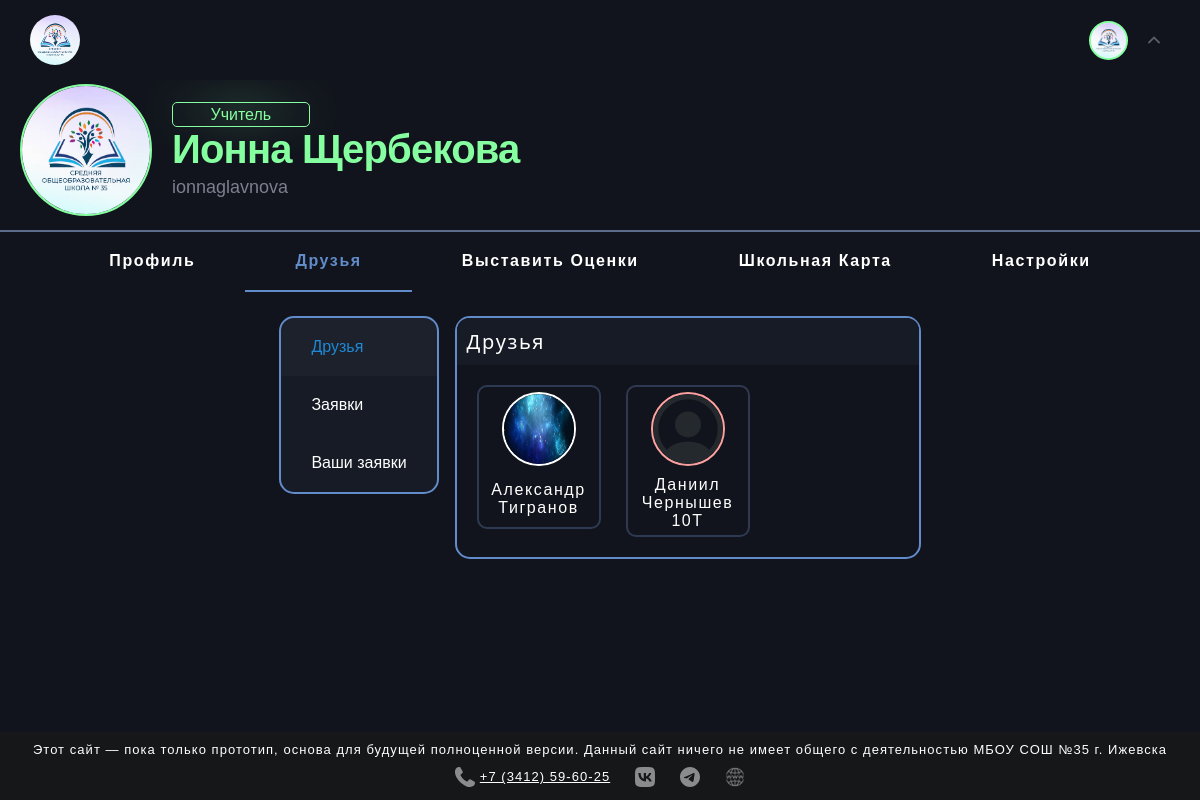
The page /profile/ionnaglavnova/friends/list (signed in) on the database its author committed.
### accounts/models.py (models this page shows, shortened)
class User(AbstractUser):
    ROLES = (
        ('student', 'Ученик'),
        ('teacher', 'Учитель'),
    )
    role = models.CharField(max_length=10, choices=ROLES, default='student')
    classroom = models.CharField(max_length=10, blank=True, null=True, verbose_name="Класс")
    username = models.CharField(max_length=20, unique=True, blank=False)
    email = models.EmailField(max_length=20, unique=True, blank=False)
    birth_date = models.DateField(null=True, blank=True)
    phone = models.CharField(max_length=15, blank=True)
    cover = models.ImageField(upload_to=rename_file, default="profile_image/default.png", blank=True)
    is_teacher = models.BooleanField(default=False)
    lesson_name = models.CharField(max_length=20, blank=True, null=True, default=None)

### accounts/views.py (the view)
# urls.py: path('<str:username>/friends/', RedirectView.as_view(pattern_name='friends', permanent=False)),
def friends(request, username):
    user = get_object_or_404(User, username=username)
    if request.user.is_authenticated:
        sent_requests = Friendship.objects.filter(user=request.user, status="pending").values_list("friend_id", flat=True)
        friends_list = Friendship.objects.filter(user=user, status="accepted").values_list("friend_id", flat=True)
        pending_requests = Friendship.objects.filter(friend=request.user, status="pending").values_list("user_id",
                                                                                                        flat=True)
    else:
        sent_requests = None
        pending_requests = None
        friends_list = Friendship.objects.filter(user=user, status="accepted").values_list("friend_id", flat=True)
    privacy = PrivacySettings.objects.filter(user=user).first()
    return render(request, 'friends/friends.html', {
        'user': user,
        'cover': user.cover,
        "sent_requests": sent_requests,
        'pending_requests': pending_requests,
        "friends": friends_list,
        "privacy": privacy
    })

### accounts/templatetags/custom_filters.py (called while the page is built)
@register.filter
def get_user_by_id(user_id):
    return User.objects.filter(id=user_id).first()  # Получаем пользователя или None

### accounts/templates/friends/friends.html (shortened to what this page needs)
{% load static %}
{% load custom_filters %}
<!DOCTYPE html>
<html>
<head>
    <link rel="stylesheet" href="{% static 'css/style2.css' %}">
    <link rel="stylesheet" href="{% static 'css/profile.css' %}">
    <link rel="stylesheet" href="{% static 'css/friends.css' %}">
    <link rel="stylesheet" href="{% static 'css/footer.css'%}">
</head>
<body>
    <header>
        <div class="logo">
            <a href="{% url 'blog_news' %}"><img src="{% static 'media/logo.png' %}" class="logo-image"></a>
        </div>
        {% if request.user.is_authenticated %}
        <div class="account">
            <nav id="profile">
                    <div class="header__block_profile">
                        {% if request.user.is_authenticated %}
                        <div class="header__profile">
                            <div class="header__sphere">
                                <img src="{{ request.user.cover.url }}" loading="lazy" id="{% if request.user.is_superuser %}header__superuser_user{% elif user.is_teacher %}header__teacher_user{% endif %}">
                            </div>
                                <img src="{% static 'media/arrow.svg' %}" loading="lazy" class="header__arrow">
                        </div>
                        {% else %}
                        <a href="{% url 'login' %}">Войти</a>
                        {% endif %}
                    </div>
            </nav>
        </div>
        {% endif %}
    </header>
    <main>
        <div class="user_profile">
            <img src="{{ cover.url }}" loading="lazy" class="avatar {% if user.is_superuser %}superuser_user_border{% elif user.is_teacher %} teacher_user_border{% endif %}">
            <div class="names">
                {% if user.is_superuser %}
                <div class="profile_badge">
                    <span style>STAFF</span>
                </div>
                {% elif user.is_teacher %}
                <div class="profile_badge teacher">
                    <span style>Учитель</span>
                </div>
                {% endif %}
                <span style="font-size: 40px; letter-spacing: -0.02em; font-weight:bold; margin-bottom: 5px;" class="{% if user.is_superuser %}superuser_user {% elif user.is_teacher %} teacher_user {% endif %}">{{ user.first_name }} {{ user.last_name }}</span>
                <span style="font-size: 18px; color: #c9cadd96;">{{ user.username }} {% if not user.is_teacher %} {{ user.classroom }} {% endif %}</span>
            </div>
        </div>
        <div class="razdel">
            <nav class="profile_info">
                <div class="profile route"><a href="{% url 'profile' user.username %}">Профиль</a></div>
                <div class="friends active route"><a href="{% url 'friends' user.username %}"><span class="active2">Друзья</span></a></div>
                {% if not user.is_teacher %}<div class="grades route"><a href="{% url 'grades' user.username %}">Оценки</a></div>
                {% else %} {% if request.user == user %}<div class="grades route"><a href="{% url 'add_grades' user.username %}">Выставить Оценки</a></div>  {% endif %}{% endif %}
                {% if user == request.user %}
                <div class="settings route"><a href="{% url 'school_card' user.username %}">Школьная Карта</a></div>
                {% endif %}
                {% if user == request.user %}
                <div class="settings route"><a href="{% url 'settings' user.username %}">Настройки</a></div>
                {% endif %}
            </nav>
        </div>
        {% if privacy.show_friends == 2 or user == request.user %}
        <div class="friends-class">
            <div class ="friends-choice">
                {% if user == request.user %}
                <div class="active_setting tab-link"><a href="{% url 'friends' user.username %}" style="color: #1f89d6;">Друзья</a></div>
                <div class="tab-link"><a href="{% url 'friend_request' user.username %}" >Заявки</a></div>
                <div class="tab-link"><a href="{% url 'sended' user.username %}">Ваши заявки</a></div>
                {% else %}
                <div class="active_setting tab-link"><a href="{% url 'friends' user.username %}">Друзья</a></div>
                {% endif %}
            </div>
            <div class="friends-block">
                    <div class="title">
                        Друзья
                    </div>
                <div class="friends-real">
                {% for friend in friends %}
                    {% with friend|get_user_by_id as user %}
                    <a href="{% url 'profile' username=user.username %}">
                        <div class="friends-real-item">
                            <div><img src="{{ user.cover.url }}" loading="lazy" class="user-real-cover {% if user.is_superuser %}user-real-cover-superuser-user{% endif %}"></div>
                            <div class="friends-real-username">{{ user.first_name }} {{ user.last_name }} {% if not user.is_teacher %}{{ user.classroom }}{% endif %}</div>
                        </div>
                    </a>
                    {% endwith %}
                {% endfor %}
                </div>
            {% else %}
            <div style="display: flex; justify-content: center;">
                <div class="friends-hidden">Пользователь скрыл список своих друзей</div>
            </div>
            {% endif %}
    </main>
    <div class="wrapper">
        <footer>
            <div class="footer-elements">
                <div class="footer-info-text">Этот сайт — пока только прототип, основа для будущей полноценной версии. Данный сайт ничего не имеет общего с деятельностью МБОУ СОШ №35 г. Ижевска</div>
                <div class="footer-logos">
                    <div class="footer-logo-phone"><a href="tel:73412596025"><img src="{% static 'media/phone.svg' %}">+7 (3412) 59-60-25</a></div>
                    <div class="footer-logo-vk"><a href="https://vk.com/izhevskschool35"><img src="{% static 'media/vk.svg' %}"></a></div>
                    <div class="footer-logo-telegram"><a href="https://t.me/izhevskschool35"><img src="{% static 'media/telegram.svg' %}"></a></div>
                    <div class="footer-logo-web"><a href="shkola35izhevsk-r18.gosweb.gosuslugi.ru"><img src="{% static 'media/web.png' %}"></a></div>
                </div>
            </div>
        </footer>
    </div>
</body>
</html>

### accounts/static/css/style2.css (style rules this page uses)
body { background-color: #11141c; color: white; font-family: Arial, Helvetica, sans-serif; transition: all .3s ease; }
header { background: #11141c; position: fixed; display: flex; justify-content: space-between; top: 0; right: 0; left: 0; height: 50px; padding: 15px 30px; transition: all 0.2s ease; z-index: 10; }
main { display: block; height: 100%; overflow-x: hidden; overflow-y: auto; padding-top: 70px; transition: all 0.2s ease; }
a { color: #FFF; text-decoration: none; z-index: 1000; }
.logo { border-radius: 50%; display: flex; overflow: hidden; }
.logo-image { width: 50px; height: 50px; }
.avatar { width: 128px; height: 128px; border-radius: 50%; margin: 14px 20px; }
.razdel { border-top: 2px #5b6d8a solid; }
.user_profile { display: flex; position: relative; align-items: center; }
.names { display: flex; flex-direction: column; }
.profile_badge { display: flex; position: relative; align-items: center; height: 23px; width: 35%; padding: 0 7px; border: 1px #fda0a0 solid; color: #fda0a0; border-radius: 5px; justify-content: center; filter: drop-shadow(0 -5px 20px rgba(253, 160, 160, 1)); }
.teacher_user { color: #85ff9f; }
.teacher_user_border { border: 2px #85ff9f solid; }
.teacher { color: #85ff9f; border: 1px rgb(133, 255, 159) solid; filter: drop-shadow(0 -5px 20px rgba(133, 255, 159)); }
.profile_info { display: flex; justify-content: center; font-weight: 700; text-decoration: none; letter-spacing: 0.1em; }
.profile { width: auto; padding: 20px 50px; }
.grades { width: auto; padding: 20px 50px; }
.friends { width: auto; padding: 20px 50px; }
.settings { width: auto; padding: 20px 50px; }
.active { animation: 1s show ease; animation-fill-mode: forwards; }
.active2 { animation: 1s show2 ease; animation-fill-mode: forwards; color: rgba(97, 139, 201, 1) }

### static/css/profile.css (style rules this page uses)
#header__teacher_user { border: 2px #85ff9f solid; }
.header__profile { display: flex; align-items: center; cursor: pointer; }
.header__sphere img { align-items: center; background: #fff; border-radius: 50%; display: flex; justify-content: center; height: 35px; width: 35px; overflow: hidden; border: 1px #fff solid; margin: 10px; }
.header__arrow { color: white; padding: 10px; cursor: pointer; font-size: 16px; text-align: center; transition: transform 0.3s ease; transform: rotate(0deg); }
#profile { display: flex; align-items: center; }
.account { display: flex; position: relative; margin: 0; gap: 10px; }

### accounts/static/css/friends.css (style rules this page uses)
.active_setting { background-color: #d3dcff08; }
.friends-block { display: flex; position: relative; margin-left: 1em; font-weight: 500; letter-spacing: 0.1em; flex-direction: column; min-width: 25vw; border: 2.5px solid rgba(97, 139, 201, 1); border-radius: 15px; z-index: 1; animation: .6s show-settings ease; }
.friends-block>div { padding: 10px 10px; }
.friends-class { display: flex; justify-content: center; align-items: stretch; margin-top: 1.5em; }
.friends-choice { display: flex; flex-direction: column; background-color: #161b25; border-radius: 15px; border: 2.5px solid rgba(97, 139, 201, 1); align-items: baseline; height: 100%; animation: 1.3s show-settings ease; }
.friends-choice>div { width: 62%; font-weight: 500; padding-top: 20px; padding-bottom: 20px; padding-left: 30px; padding-right: 30px; }
.friends-choice>div:last-child { border-bottom-left-radius: 15px; border-bottom-right-radius: 15px; }
.friends-choice>div:first-child { border-top-left-radius: 15px; border-top-right-radius: 15px; }
.friends-real { display: grid; grid-template-columns: repeat(3, 1fr); gap: 5px; }
.friends-real-item { display: flex; border: 2px #2e3a52 solid; border-radius: 10px; flex: 30%; flex-direction: column; text-align: center; margin: 10px; max-width: 120px; min-height: 140px; }
.friends-real-username { margin: 5px; flex-grow: 2; align-content: center; }
.title { display: flex; font-family: system-ui, -apple-system, BlinkMacSystemFont, 'Segoe UI', Roboto, Oxygen, Ubuntu, Cantarell, 'Open Sans', 'Helvetica Neue', sans-serif; font-size: 20px; background: #161b25; border-radius: 12px 12px 0 0; height: 55px; align-items: center; z-index: 0; flex: 100%; }
.user-real-cover { display: flex; width: 70px; height: 70px; justify-self: center; border-radius: 50%; border: 2px #fff solid; margin: 5px; }
.user-real-cover-superuser-user { border: 2px #fda0a0 solid; }

### rows shown on the page
User: user.cover (picture), first_name "Ионна", last_name "Щербекова", username "ionnaglavnova"
User: cover (picture), first_name "Александр", last_name "Тигранов"
User: cover (picture), first_name "Даниил", last_name "Чернышев", classroom "10Т"
